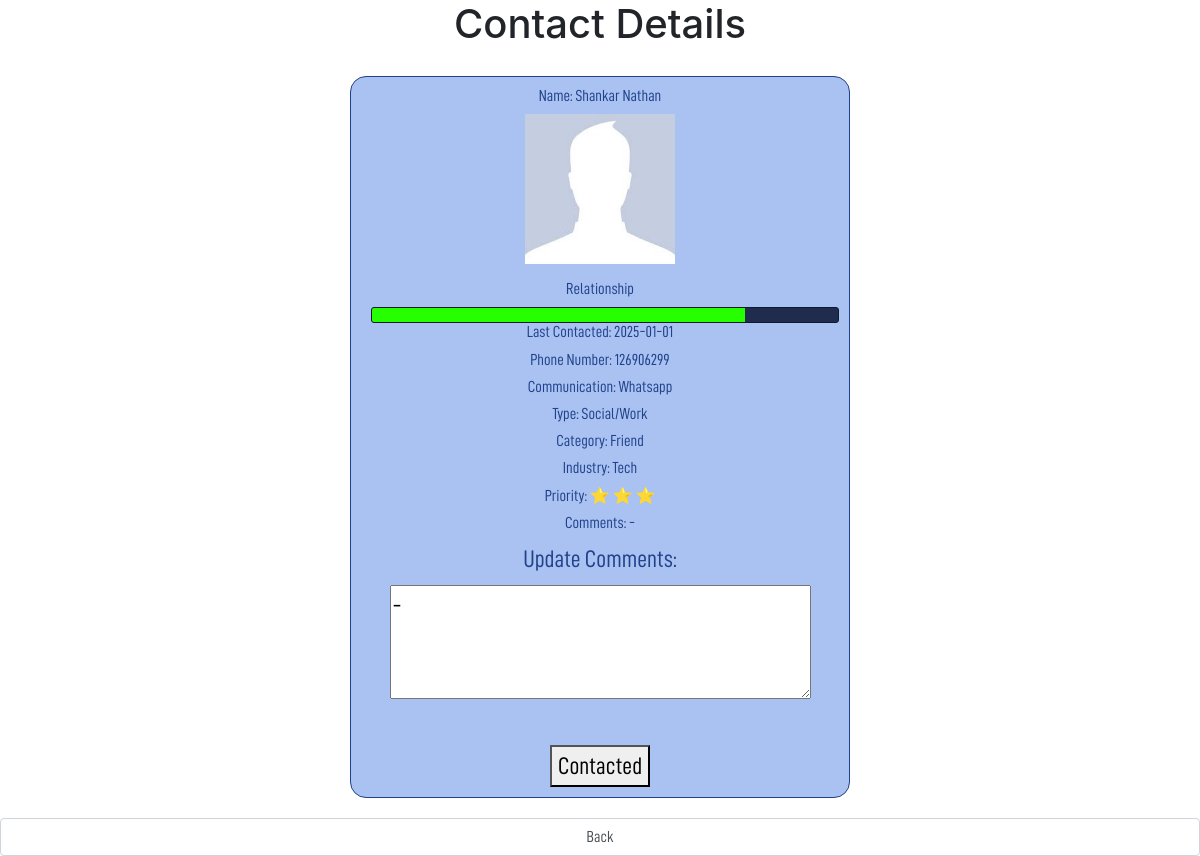
Screenshot of /peopleview?id=3 with the database file from the repository.
### tables this page shows
CREATE TABLE main (
        ID INTEGER PRIMARY KEY AUTOINCREMENT,
        Name TEXT,
        Phone_Number TEXT,       
        Category TEXT,
        Type TEXT,
        Priority INTEGER,
        Communication_Routes TEXT,
        Profile_Picture TEXT,
        Last_Contacted TEXT,
        Last_Meeting TEXT,
        Industry TEXT,
        Comments TEXT
    );

### main.py (the view)
@app.route('/peopleview')
def peopleview():
    person_id = request.args.get('id')
    if not person_id:
        return "No ID provided", 400
    person = get_person(person_id)
    print(dict(person[0]))
    return render_template('agent_card.html',person=dict(person[0]))

### main.py (called while the page is built)
def get_db():
    if 'db' not in g:
        g.db = sqlite3.connect(DATABASE)
        g.db.row_factory = sqlite3.Row  # To access columns by name
    return g.db

def get_person(id):
    db = get_db()
    person = db.execute('SELECT * FROM main WHERE ID=' + str(id)).fetchall()
    return person

### templates/agent_card.html (shortened to what this page needs)
{% extends 'base.html' %}
{% block body %}
<h1 class="page-title">Contact Details</h1>
<div class="form-container">
    <div class="agent-card-base agent-card" style="max-width: 500px; width: 100%;">
        <h6>Name: {{ person['Name'] }}</h6>
        <figure>
            <img src="{{ url_for('static', filename='assets/pic/facebookprofile.jpeg') }}" alt="{{ person['Name'] }}">
        </figure>
        <h6>Relationship</h6>
        <div class="bar"><div class="fill" style="width: 80%;"></div></div>
        <h6>Last Contacted: {{ person['Last_Contacted'][:10] }}</h6>
        <h6>Phone Number: {{ person['Phone_Number'] | string  }}</h6>
        <h6>Communication: {{ person['Communication_Routes'] }}</h6>
        <h6>Type: {{ person['Type'] }}</h6>
        <h6>Category: {{ person['Category'] }}</h6>
        <h6>Industry: {{ person['Industry'] }}</h6>
        <h6>Priority:
            {% for _ in range(person['Priority']) %}
                ⭐
            {% endfor %}
        </h6>
        <h6>Comments: {{ person['Comments'] }}</h6>
        <form action="/update_person" method="post">
            <label for="comments">Update Comments:</label><br>
            <textarea name="comments" id="comments" rows="3" cols="40">{{ person['Comments'] }}</textarea><br><br>
            <button type="submit">Contacted</button>
        </form>
    </div>
</div>
<div class="back-button">
    <a href="/"><button class="form-control">Back</button></a>
</div>
{% endblock %}

### static/css/style.css (style rules this page uses)
div { font-family: 'DIN', sans-serif; }
.page-title, .page-subtitle { text-align: center; }
.agent-card-base { text-align: center; border: 1px solid #21428B; padding: 10px; border-radius: 16px; font-size: 24px; min-width: 280px; max-width: 300px; flex-shrink: 0; }
.agent-card { color: #21428B; background-color: #A9C2F1; }
.agent-card-base img { width: 150px; height: 150px; }
.bar { background-color: #1f2c4d; border: 1px solid #0d1a2d; height: 16px; border-radius: 3px; margin-left: 10px; overflow: hidden; }
.fill { background-color: #26ff00; height: 100%; transition: width 0.3s ease-in-out; }
.form-container { display: flex; justify-content: center; align-items: center; min-height: 80vh; padding: 20px; }

### rows the page displays
main: Name "Shankar Nathan", Last_Contacted "2025-01-01", Phone_Number "126906299", Communication_Routes "Whatsapp", Type "Social/Work", Category "Friend", Industry "Tech", Priority 3 (drawn), Comments "-", comments "-"
